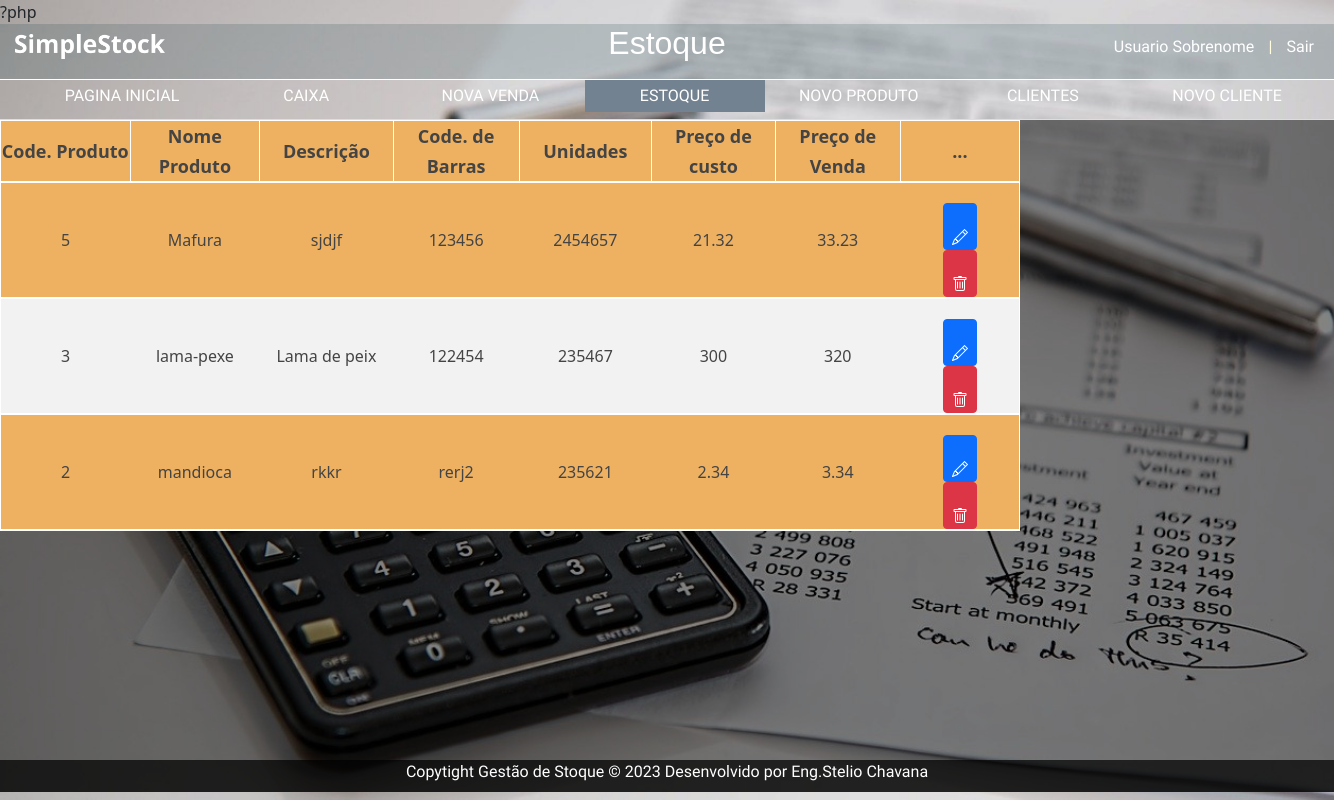
Page /paginas/estoque.php on the committed database.
### tables this page shows
CREATE TABLE `produtos` (
  `idProduto` int(11) NOT NULL AUTO_INCREMENT,
  `nome` varchar(100) NOT NULL,
  `descricao` text,
  `preco_custo` double DEFAULT NULL,
  `preco_venda` double DEFAULT NULL,
  `codigoBarras` varchar(50) DEFAULT NULL,
  `unidade` int(11) NOT NULL,
  PRIMARY KEY (`idProduto`)
);

### paginas/estoque.php (the view, shortened to what this page needs)
   <?php
        $conn = new mysqli("localhost", "root", "", "estagiophp");
        if(!empty($_GET['search'])){
            $data = $_GET['search'];
            $sql = "SELECT * FROM produtos WHERE idProduto LIKE '%$data%' or nome LIKE '%$data%' or email LIKE  '%$data%' or celular LIKE  '%$data%' or dataCadastro LIKE  '%$data%' or rua LIKE  '%$data%' order by idProduto desc";
        } else{
            $sql = "SELECT * FROM produtos order by idProduto desc";
         }
         $result = $conn->query($sql);
?>
<!DOCTYPE html>
<html lang="pt-br">
<head>
    <link rel="stylesheet" href="https://cdn.jsdelivr.net/npm/bootstrap@5.3.0-alpha3/dist/css/bootstrap.min.css">
    <link rel="stylesheet" href="../css/reset.css">
    <link rel="stylesheet" href="../css/main.css">
    <link rel="stylesheet" href="../css/menu.css">
    <link rel="stylesheet" href="../css/formularios.css">
    <link rel="stylesheet" href="../css/btn.css">
    <link rel="stylesheet" href="../css/topo.css">
    <link rel="stylesheet" href="../css/fonts.css">
    <link rel="stylesheet" href="../css/footer.css">
    <link rel="stylesheet" href="../css/table.css">
</head>
<body>
<header class="topo">
            <div class="logo">
            </div>
            <div class="title-pag">
                <h2>Estoque</h2>
            </div>
            <div class="credenciail">
                <ul>
                    <li>
                        <a href="#">Usuario Sobrenome</a>
                    </li>
                    <span>|</span>
                    <li>
                        <a href="#"> Sair</a>
                    </li>
                </ul>
            </div>
        </header>
    <header id="menu" >
        <nav>
            <ul>
                <li ><a href="inical.php">PAGINA INICIAL</a></li>
                <li class=""><a href="caixa.php">CAIXA</a></li>
                <li ><a href="nova-venda.php">NOVA VENDA</a></li>
                <li class="active"><a href="estoque.php">ESTOQUE</a></li>
                <li  ><a href="novo-produto.php">NOVO PRODUTO</a></li>
                <li><a href="clientes.php">CLIENTES</a></li>
                <li  ><a href="novo-cliente.php">NOVO CLIENTE</a></li>
                <li  ><a href="paginas/novo-usuario.php">NOVO CLIENTE</a></li>
            </ul>
        </nav>
    </header>
        <div id="main">
            <table>
                <thead>
                    <tr>
                        <th>Code. Produto</th>
                        <th>Nome Produto</th>
                        <th>Descrição</th>
                        <th>Code. de Barras</th>
                        <th>Unidades</th>
                        <th>Preço de custo</th>
                        <th>Preço de Venda</th>
                        <th>...</th>
                    </tr>
                </thead>
                <tbody>
               <?php
                    if($result && $result->num_rows > 0){
                        while($row = mysqli_fetch_assoc($result)){
                            echo "<tr>";
                            echo "<td>" . $row['idProduto'] . "</td>";
                            echo "<td>" . $row['nome'] . "</td>";
                            echo "<td>" . $row['descricao'] . "</td>";
                            echo "<td>" . $row['codigoBarras'] . "</td>";
                            echo "<td>" . $row['unidade'] . "</td>";
                            echo "<td>" . $row['preco_custo'] . "</td>";
                            echo "<td>" . $row['preco_venda'] . "</td>";
                            echo "<td>
                                <a class = 'btn btn-sm btn-primary' href='editeProduto.php? idProduto=$row[idProduto]'>
                                    <svg xmlns='http://www.w3.org/2000/svg' width='16' height='16' fill='currentColor' class='bi bi-pencil' viewBox='0 0 16 16'>
                                    <path d='M12.146.146a.5.5 0 0 1 .708 0l3 3a.5.5 0 0 1 0 .708l-10 10a.5.5 0 0 1-.168.11l-5 2a.5.5 0 0 1-.65-.65l2-5a.5.5 0 0 1 .11-.168l10-10zM11.207 2.5 13.5 4.793 14.793 3.5 12.5 1.207 11.207 2.5zm1.586 3L10.5 3.207 4 9.707V10h.5a.5.5 0 0 1 .5.5v.5h.5a.5.5 0 0 1 .5.5v.5h.293l6.5-6.5zm-9.761 5.175-.106.106-1.528 3.821 3.821-1.528.106-.106A.5.5 0 0 1 5 12.5V12h-.5a.5.5 0 0 1-.5-.5V11h-.5a.5.5 0 0 1-.468-.325z'/>
                                    </svg>
                                </a>
                                <a class = 'btn btn-sm btn-danger' href='deleteProduto.php? idProduto=$row[idProduto]'>
                                    <svg xmlns='http://www.w3.org/2000/svg' width='16' height='16' fill='currentColor' class='bi bi-trash' viewBox='0 0 16 16'>
                                    <path d='M5.5 5.5A.5.5 0 0 1 6 6v6a.5.5 0 0 1-1 0V6a.5.5 0 0 1 .5-.5Zm2.5 0a.5.5 0 0 1 .5.5v6a.5.5 0 0 1-1 0V6a.5.5 0 0 1 .5-.5Zm3 .5a.5.5 0 0 0-1 0v6a.5.5 0 0 0 1 0V6Z'/>
                                    <path d='M14.5 3a1 1 0 0 1-1 1H13v9a2 2 0 0 1-2 2H5a2 2 0 0 1-2-2V4h-.5a1 1 0 0 1-1-1V2a1 1 0 0 1 1-1H6a1 1 0 0 1 1-1h2a1 1 0 0 1 1 1h3.5a1 1 0 0 1 1 1v1ZM4.118 4 4 4.059V13a1 1 0 0 0 1 1h6a1 1 0 0 0 1-1V4.059L11.882 4H4.118ZM2.5 3h11V2h-11v1Z'/>
                                    </svg>
                                </a>
                            </td>";
                            echo "</tr>";
                        }
                    } else {
                        echo "Nenhum resultado encontrado";
                    }
               ?>
            </tbody>
        </div>
    <footer>
        <p>Copytight Gestão de Stoque &copy 2023 Desenvolvido por <a
            href="https://www.quevemcosta.com" target="_blank" >Eng.Stelio Chavana</a>
    </footer>
</body>
</html>

### css/main.css (style rules this page uses)
body { background-image: url('../img/fundo.jpg'); background-size: cover; background-repeat: no-repeat; min-width: 1324px; overflow: none; }
#main { color: #ffff; background:rgba(0, 0, 0, 0.486); width: 100%; height: 84vh; min-width: 920px; display: block; position: relative; overflow: auto; margin-top:1vh solid grey ; }

### css/menu.css (style rules this page uses)
#menu { width: 100%; height: 5vh; background-color: rgba(107, 153, 180, 0); text-align: left; display: block; position: relative; border-bottom: 1px solid #ddd; }
#menu ul li { width: 180px; font: 16px; pointer-events: painted; display: inline-block; line-height: 2em; text-align: center; }
#menu ul li a { color: #fff; width: 100%; display:block; }
#menu ul li:hover,#menu ul li a:hover,#menu ul li.active a,#menu ul li.active { background: #738290; border-bottom: #fff;; }

### css/topo.css (style rules this page uses)
.topo { background-color:rgba(14, 56, 63, 0.171); position: relative; width: 100%; height: 7vh; text-align: center; border-bottom: 1px solid #fff; }
.logo { display: block; position: absolute; left: 15px; top: 10px; height: 30px; width: 200px; background-image: url('../icons/logo.png'); background-repeat: no-repeat; background-size: 150px; }
.title-pag { color:#fff; line-height: 40px; }
.credenciail { color:#FFFFE0; display: block; width: 250px; position: absolute; right: 20px; top: 10px; text-align: right; }
.credenciail ul li { display: inline; }
.credenciail span { margin: 0 10px 0 10px; }

### css/footer.css (style rules this page uses)
footer { color: #ffffff;; display: grid; position: absolute;; width: 100%; height: 4vh; left: 0; bottom: 0; background-color: rgba(0, 0, 0, 0.712); text-align: center; }

### css/table.css (style rules this page uses)
table { border-collapse: collapse; border: 1px solid #fff; width: 1020px; text-align: center; background-color:#EEB161; color: #444; font: bold; font-size: 18px; overflow-y: scroll; }
table thead tr th { border: 1px solid #fff; border-bottom: 2px solid #ffff; line-height: 30px; width: 150px; }
table tbody tr td { line-height: 20px; font-size: 16px; border-bottom: 2px solid #fff; width: 150px; text-align: center; white-space: pre-line; text-overflow: ellipsis; }
table tbody tr a { color:#000000; }
tr:nth-child(even) { background-color: #f2f2f2; }

### rows in the picture
produtos: idProduto "5", nome "Mafura", descricao "sjdjf", codigoBarras "123456", unidade "2454657", preco_custo "21.32", preco_venda "33.23"
produtos: idProduto "3", nome "lama-pexe", descricao "Lama de peix", codigoBarras "122454", unidade "235467", preco_custo "300", preco_venda "320"
produtos: idProduto "2", nome "mandioca", descricao "rkkr", codigoBarras "rerj2", unidade "235621", preco_custo "2.34", preco_venda "3.34"
